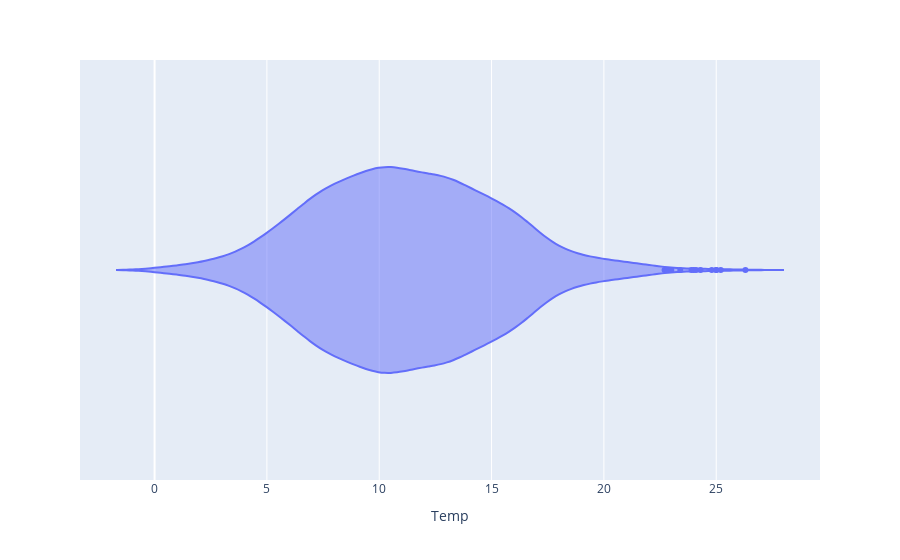

Notebook cell for this chart:
### Code cell
px.violin(data_frame=df,x='Temp')

### Figure 1 — Plotly figure (JSON) as saved in the notebook; plotly's stock layout.template omitted (floating-point values rounded to 4 significant figures; data arrays with more than 128 entries replaced by an {"elided": "..."} marker saying what was removed)
{"data": [{"alignmentgroup": "True", "box": {"visible": false}, "hovertemplate": "Temp=%{x}<extra></extra>", "legendgroup": "", "marker": {"color": "#636efa"}, "name": "", "offsetgroup": "", "orientation": "h", "scalegroup": "True", "showlegend": false, "type": "violin", "x": {"elided": "3650 float values"}, "x0": " ", "xaxis": "x", "y0": " ", "yaxis": "y"}], "layout": {"legend": {"tracegroupgap": 0}, "margin": {"t": 60}, "violinmode": "group", "xaxis": {"anchor": "y", "domain": [0, 1], "title": {"text": "Temp"}}, "yaxis": {"anchor": "x", "domain": [0, 1]}}}
